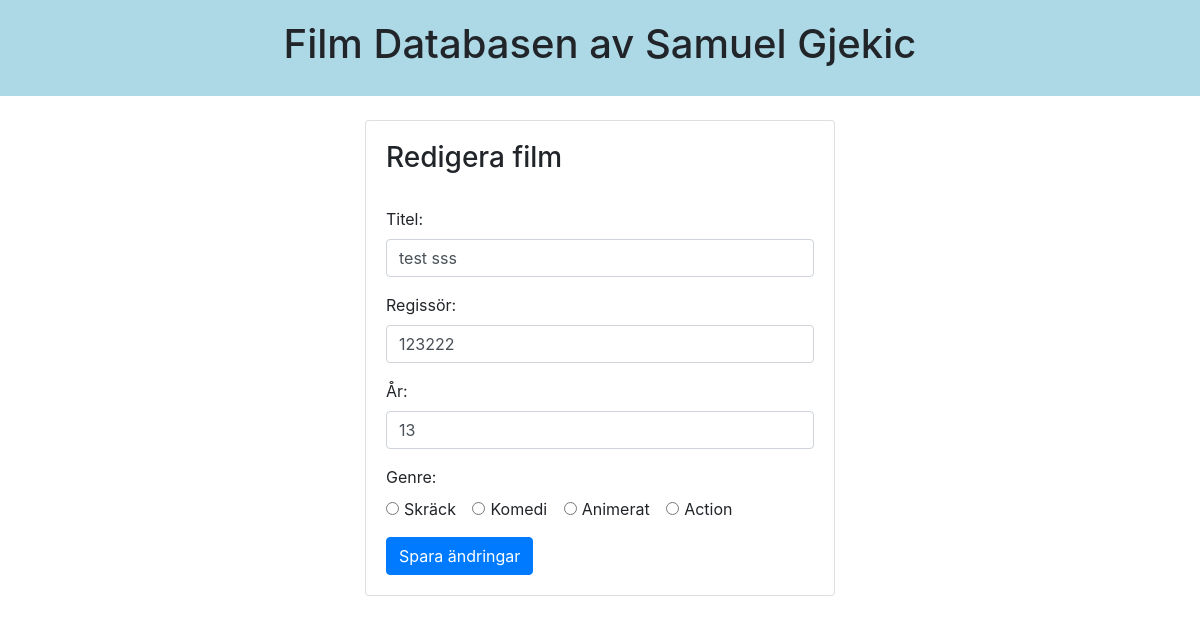
/edit.php?id=30, run on the app's committed database.
### tables this page shows
CREATE TABLE `movies` (
  `id` int NOT NULL,
  `title` varchar(255) NOT NULL,
  `year` varchar(255) NOT NULL,
  `category` varchar(255) NOT NULL,
  `author` varchar(255) NOT NULL
);

### includes/movies_module.php (called while the page is built, shortened)
<?php
class MoviesModule {
public function getMovieById($id){
    global $dbconn;
    $sql = 'SELECT * FROM movies WHERE id=?';
    $query = $dbconn->prepare($sql);
    $query->bind_param('i', $id);
    if($query->execute()) {
    $result = $query->get_result();
    $movie = $result->fetch_assoc();
    return $movie;
    } else {
    return null;
    }
}
}

### edit.php (the view, shortened to what this page needs)
<?php
      require_once $_SERVER['DOCUMENT_ROOT'] . '/includes/movies_module.php';
      $module = new MoviesModule();
      $id = htmlspecialchars($_GET['id']);
      $movie = $module->getMovieById($id);
?>
<!DOCTYPE html>
<html lang="sv">
<head>
  <link href="https://stackpath.bootstrapcdn.com/bootstrap/4.5.2/css/bootstrap.min.css" rel="stylesheet">
  <link rel="stylesheet" href="styles/css/styles.css">
</head>
<body>
  <div class="header">
    <h1><?= pagetitle  ?></h1>
  </div>
<div class="container form-container"><br>
  <div class="card">
    <div class="card-body">
      <form method="post">
        <h3>Redigera film</h3><br>
        <?php if (!empty($movie)) : ?>
        <div class="form-group">
          <label for="title">Titel:</label>
          <input type="text" class="form-control" id="title" name="title" placeholder="Ange filmtitel" value="<?= $movie['title'];?>" required>
        </div>
        <div class="form-group">
          <label for="director">Regissör:</label>
          <input type="text" class="form-control" id="author" name="author" placeholder="Ange regissör" value="<?= $movie['author'];?>" required>
        </div>
        <div class="form-group">
          <label for="year">År:</label>
          <input type="number" class="form-control" id="year" name="year" placeholder="Ange år" value="<?= $movie['year'];?>" required>
        </div>
        <div class="form-group">
    <label for="category">Genre:</label><br>
    <div class="form-check form-check-inline">
        <input class="form-check-input" type="radio" id="skrack" name="category" value="1" required>
        <label class="form-check-label" for="skrack">Skräck</label>
    </div>
    <div class="form-check form-check-inline">
        <input class="form-check-input" type="radio" id="komedi" name="category" value="2">
        <label class="form-check-label" for="komedi">Komedi</label>
    </div>
    <div class="form-check form-check-inline">
        <input class="form-check-input" type="radio" id="animerat" name="category" value="3">
        <label class="form-check-label" for="animerat">Animerat</label>
    </div>
    <div class="form-check form-check-inline">
        <input class="form-check-input" type="radio" id="action" name="category" value="4">
        <label class="form-check-label" for="action">Action</label>
    </div>
</div>
        <button type="submit" class="btn btn-primary">Spara ändringar</button>
        <?php endif; ?>
      </form>
    </div>
  </div>
</div>
</body>
</html>

### styles/css/styles.css (style rules this page uses)
.header { background-color: #add8e6; padding: 20px; text-align: center; }
.form-container { max-width: 500px; margin: 0 auto; }

### data on the page
movies: title "test sss", author "123222", year "13"

### other printed values
pagetitle "Film Databasen av Samuel Gjekic"
